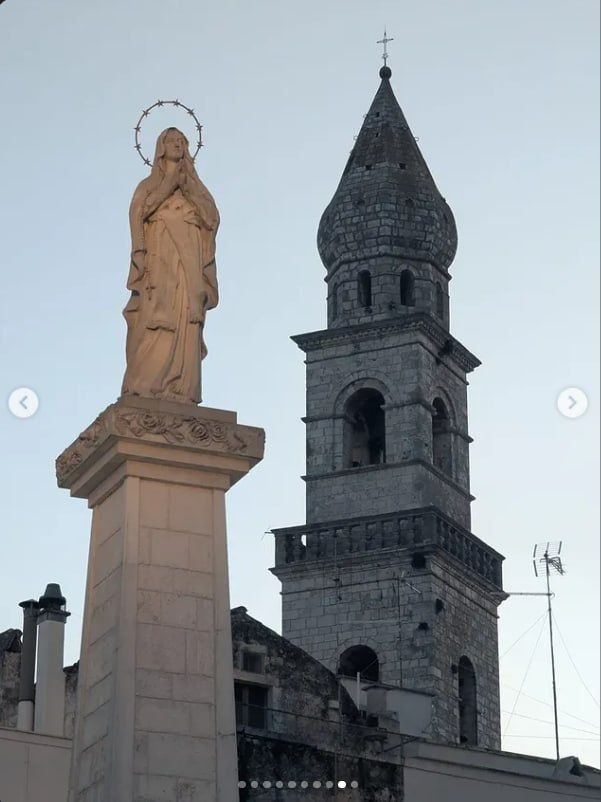
#> input picture recortes-collage/fuentes/virgen-campanario.jpg, 601 x 802 px
$ python -i fixes.py   (imports and definitions only)
#> lines starting #> are read from the running program, lines starting #| are printed output that depends on the picture
# -*- coding: utf-8 -*-
"""Segunda pasada: corrige halo, cruz, base del campanario y el boton del camello."""
from pathlib import Path
import json
import shutil

import numpy as np
from PIL import Image, ImageDraw, ImageFilter
from rembg import remove, new_session

BASE = Path(__file__).resolve().parent
FUENTES = BASE / "fuentes"
DPI = 300.0
PX_CM = DPI / 2.54

# [1 line not run here, left out]
# [1 line that did not run here, left out]


def fill_holes(im: Image.Image) -> Image.Image:
    binaria = im.split()[3].point(lambda v: 255 if v > 100 else 0)
    w, h = binaria.size
    pad = Image.new("L", (w + 2, h + 2), 0)
    pad.paste(binaria, (1, 1))
    ImageDraw.floodfill(pad, (0, 0), 128)
    arr = np.array(pad)[1:-1, 1:-1]
    alfa = np.array(im.split()[3])
    alfa[arr == 0] = 255
    im.putalpha(Image.fromarray(alfa))
    return im


def extraer(src, caja, salida, alto_cm, gris=False, erosion=True, parche=None):
#> called with src = 'virgen-campanario.jpg', caja = (278, 12, 502, 688), salida = 'tmp-03a.png', alto_cm = 17.8, gris = True, erosion = False
    im = Image.open(FUENTES / src).convert("RGB")
#> im is the input picture: PIL image 601x802 RGB; mean R, G, B 145.6, 152.1, 157.4
    if parche:  # (x0,y0,x1,y1, desplazamiento_y) clona la franja de abajo encima
        x0, y0, x1, y1, off = parche
        im.paste(im.crop((x0, y0 + off, x1, y1 + off)), (x0, y0))
    im = im.crop(caja)
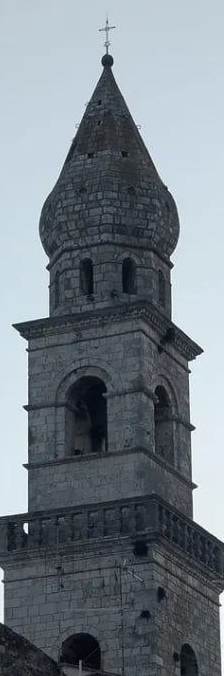
#> im: PIL image 224x676 RGB; mean R, G, B 116, 125.3, 133.1
    out = remove(im, session=session, post_process_mask=True)
    b = out.split()[3].getbbox()
    if b:
        out = out.crop(b)
    dpi_ef = round(out.height / (alto_cm / 2.54))
    if erosion:
        alfa = out.split()[3].filter(ImageFilter.MinFilter(3))
        out.putalpha(alfa)
    out = fill_holes(out)
    if gris:
        out = out.convert("LA").convert("RGBA")
    h2 = round(alto_cm * PX_CM)
    w2 = max(1, round(out.width * h2 / out.height))
    out = out.resize((w2, h2), Image.LANCZOS)
    out = out.filter(ImageFilter.UnsharpMask(radius=1.6, percent=60, threshold=2))
    out.save(BASE / salida, dpi=(DPI, DPI))
    return {"archivo": salida, "ancho_cm": round(w2 / PX_CM, 1), "alto_cm": round(h2 / PX_CM, 1),
            "dpi_efectivo": dpi_ef}


# 1) Estatua con halo: recorte del archivo 02 justo bajo el capitel (conserva el halo intacto)
# [1 line not run here, left out]
# [1 line that did not run here, left out]
# [6 lines not run here, left out]
# [1 line that did not run here, left out]
# [2 lines not run here, left out]
# [1 line that did not run here, left out]
#> call 2 of extraer, with src = 'virgen-campanario.jpg', caja = (312, 12, 502, 688), salida = 'tmp-03b.png', alto_cm = 17.8, gris = True, erosion = False
#> in extraer (call 2), `im = im.crop(caja)`:
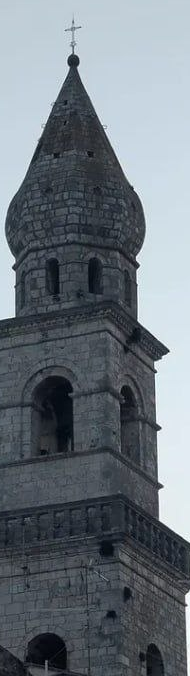
#> im: PIL image 190x676 RGB; mean R, G, B 107.9, 116.5, 124.2
# [4 lines not run here, left out]
# [1 line that did not run here, left out]
#> call 3 of extraer, with src = 'torre-kairouan.jpg', caja = (170, 30, 505, 748), salida = 'tmp-04b.png', alto_cm = 11, gris = False, erosion = False
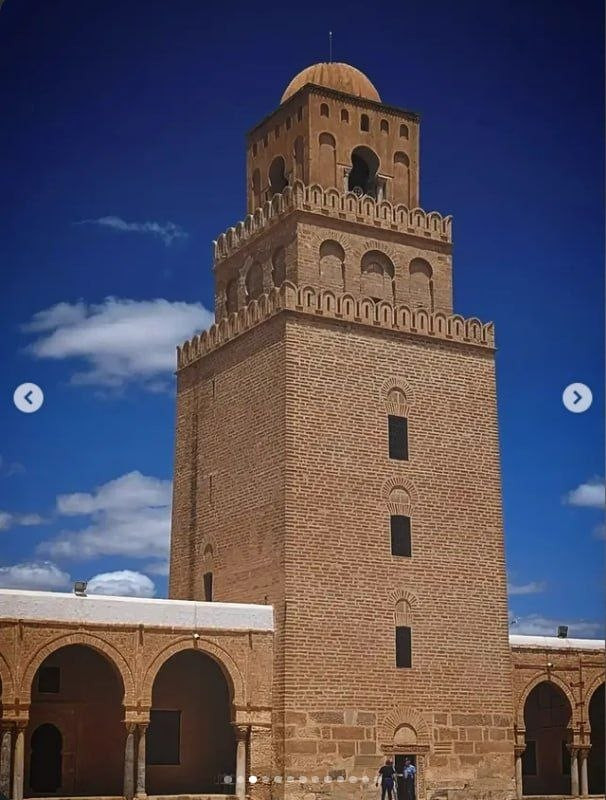
#> input picture recortes-collage/fuentes/torre-kairouan.jpg, 606 x 800 px
#> in extraer, im is the input picture: PIL image 606x800 RGB; mean R, G, B 84.8, 79.4, 94.2
#> in extraer (call 3), `im = im.crop(caja)`:
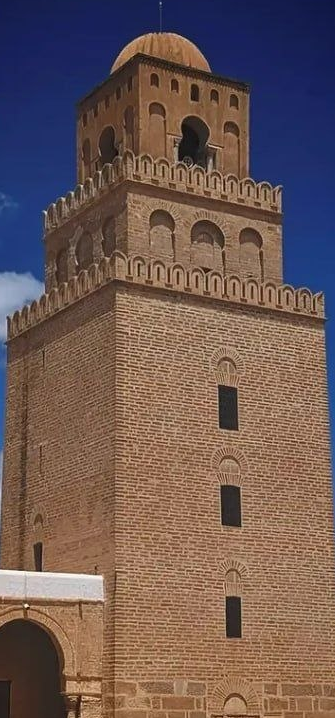
#> im: PIL image 335x718 RGB; mean R, G, B 110.9, 89.7, 84.8
# [4 lines not run here, left out]
# [2 lines that did not run here, left out]
# [1 line not run here, left out]

>>> from PIL import Image
>>> picture = Image.open('fuentes/boceto.jpg')
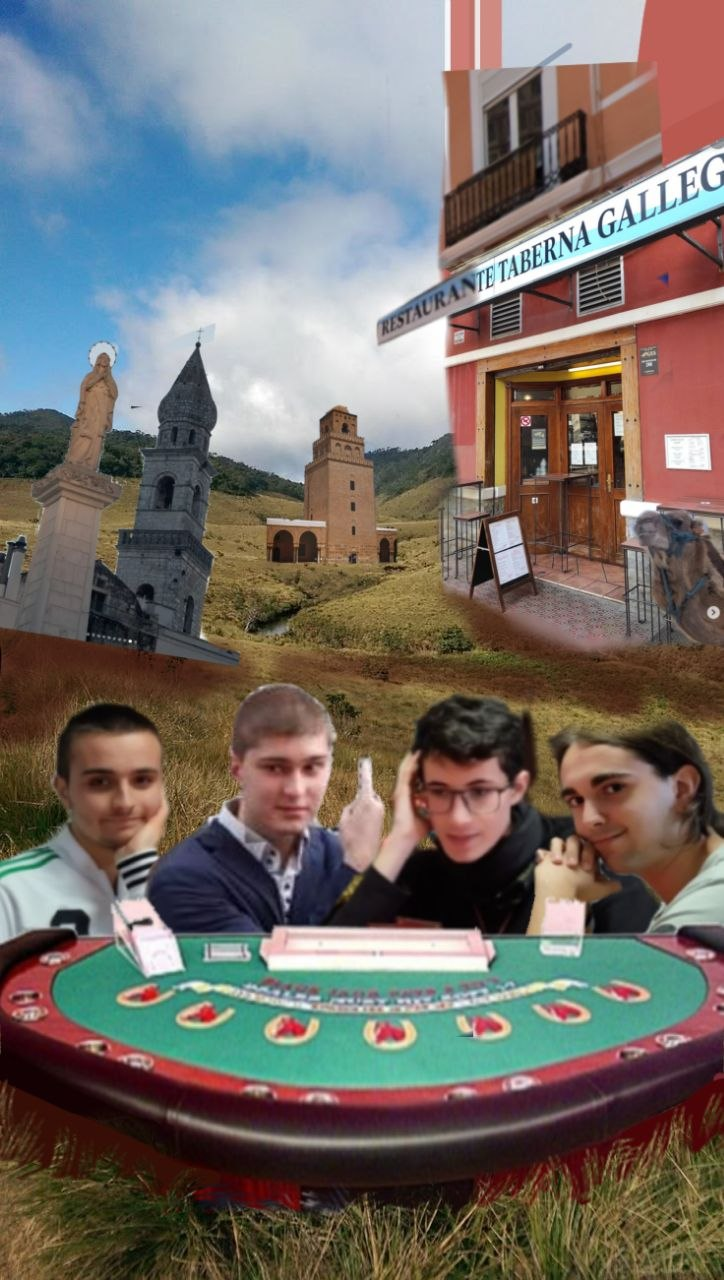
#> input picture recortes-collage/fuentes/boceto.jpg, 724 x 1280 px
#> picture is the input picture: PIL image 724x1280 RGB; mean R, G, B 115.9, 109.1, 103.6
#> (the run stopped early here; a loop or call above may not have finished)
